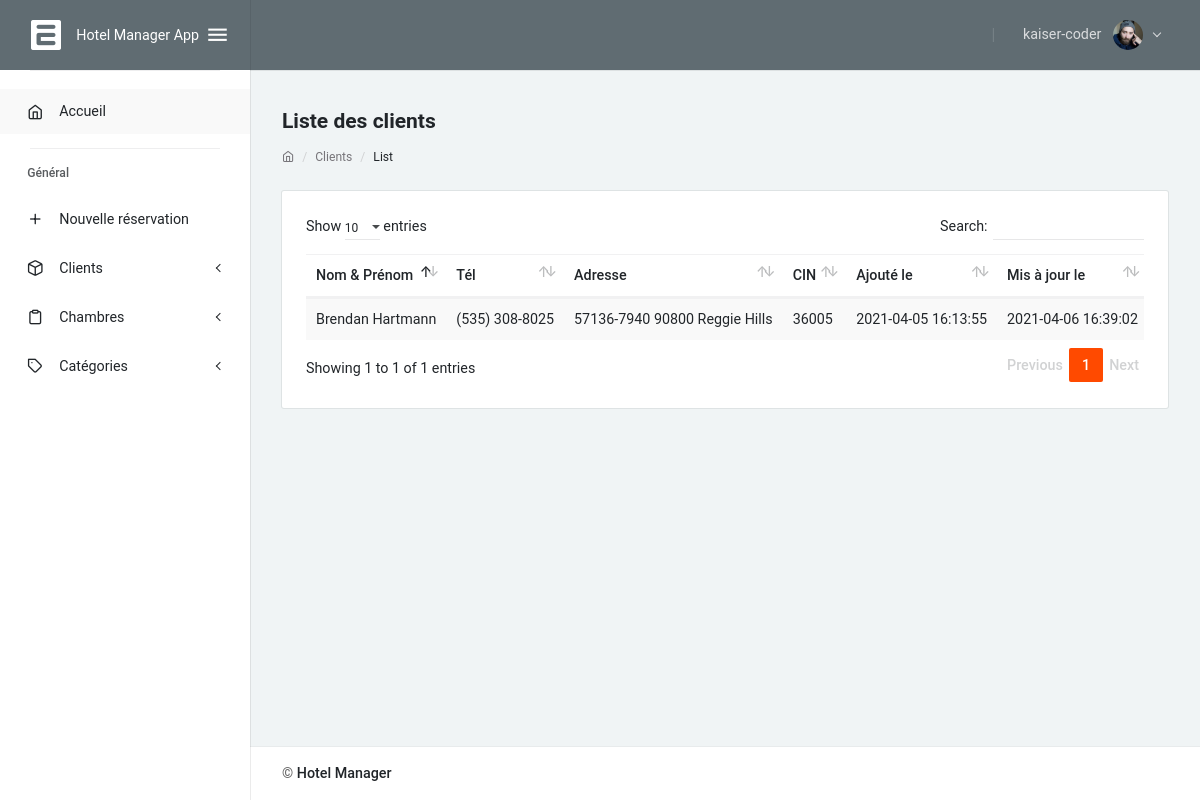
/index.php/clients/list (signed in), run on the app's committed database.
### tables this page shows
CREATE TABLE IF NOT EXISTS `clients` (
  `id` int(11) NOT NULL AUTO_INCREMENT,
  `first_name` varchar(30) DEFAULT NULL,
  `last_name` varchar(30) DEFAULT NULL,
  `gender` varchar(3) DEFAULT NULL,
  `nationality` varchar(20) DEFAULT NULL,
  `address` varchar(50) DEFAULT NULL,
  `phone_number` varchar(15) DEFAULT NULL,
  `ID_card` varchar(20) DEFAULT NULL,
  `created_at` datetime DEFAULT CURRENT_TIMESTAMP,
  `updated_at` datetime DEFAULT CURRENT_TIMESTAMP ON UPDATE CURRENT_TIMESTAMP,
  `status` varchar(10) DEFAULT 'active',
  PRIMARY KEY (`id`),
  UNIQUE KEY `ID_card` (`ID_card`),
  UNIQUE KEY `first_name` (`first_name`),
  UNIQUE KEY `last_name` (`last_name`)
);

### template/pages/clients/client_list.php (the view, shortened to what this page needs)
<?php
	$db = require('connection.php');
	include('template/partials/breadcrumb.php');
?>
<?php
	$query = $db->query('SELECT * FROM clients');
	$clients = $query->fetchAll(PDO::FETCH_OBJ);
?>
<div class="card mb-4">
	<div class="card-body">
		<table class="table table-striped table-responsive" id="my_table" style="width:100%">
			<thead>
				<tr>
					<th>Nom & Prénom</th>
					<th>Tél</th>
					<th>Adresse</th>
					<th>CIN</th>
					<th>Ajouté le</th>
					<th>Mis à jour le</th>
				</tr>
			</thead>
			<tbody>
				<?php
					foreach ($clients as $client) {
				?>
				<tr>
					<td><?php echo $client->first_name .' '. $client->last_name; ?></td>
					<td><?php echo $client->phone_number; ?></td>
					<td><?php echo $client->address; ?></td>
					<td><?php echo $client->ID_card; ?></td>
					<td><?php echo $client->created_at; ?></td>
					<td><?php echo $client->updated_at; ?></td>
				</tr>
				<?php } ?>
			</tbody>
		</table>
	</div>
</div>

### data on the page
clients: first_name "Brendan", last_name "Hartmann", phone_number "(535) 308-8025", address "57136-7940 90800 Reggie Hills", ID_card "36005", created_at "2021-04-05 16:13:55", updated_at "2021-04-06 16:39:02"

### other printed values
$_SESSION['username'] "kaiser-coder"
$title "Liste des clients"
$url[1] "Clients"
$url[2] "List"
